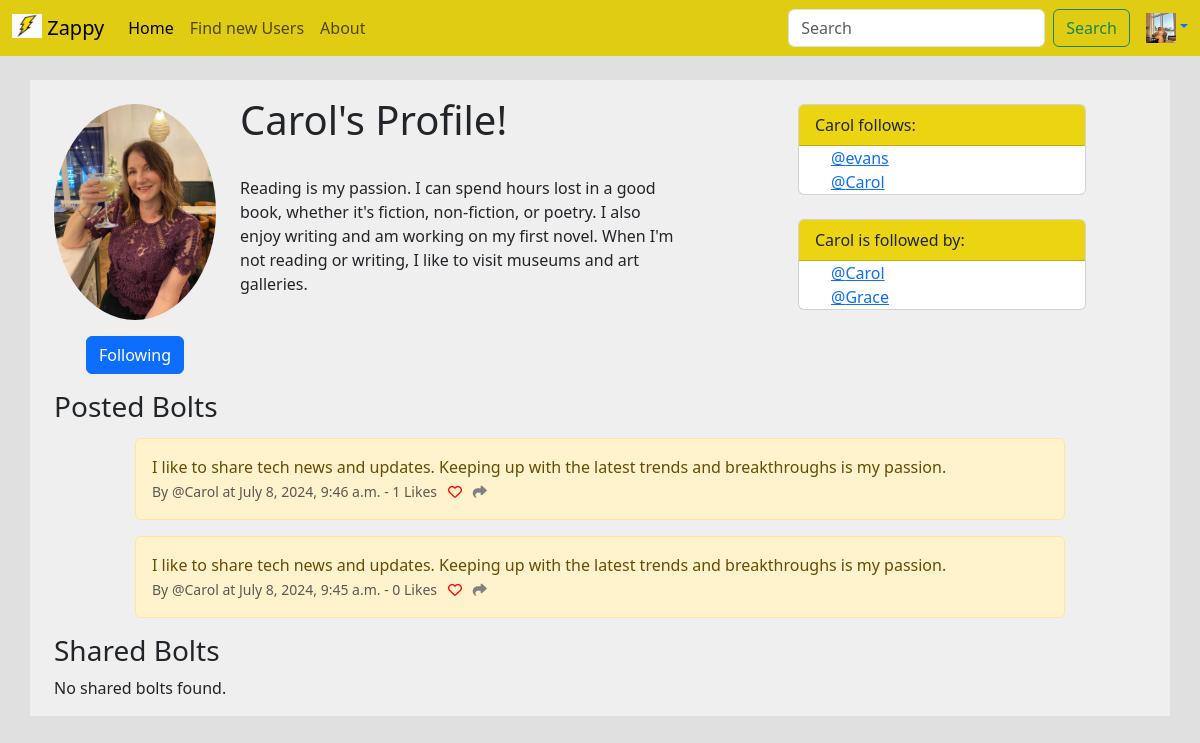
Page /profile/66 (signed in) on the committed database.
### Tclone/models.py (models this page shows, shortened)
class Profile(models.Model):
    user = models.OneToOneField(User, on_delete=models.CASCADE)
    follows = models.ManyToManyField("self", related_name="followed_by", symmetrical=False, blank=True)
    profile_image= models.ImageField(null=True,blank=True,upload_to="images/")
    profile_bio = models.CharField(null=True, blank=True, max_length=500)
    data_modified = models.DateTimeField(User, auto_now=True)
    def __str__(self):
        return self.user.username

class Bolt(models.Model):
    user = models.ForeignKey(
        User, related_name='bolts',
        on_delete=models.DO_NOTHING
        )
    body = models.CharField(max_length=250)
    created_at = models.DateTimeField(auto_now_add=True)
    likes = models.ManyToManyField(User, related_name="BoltLikes")
    def get_number_likes(self):
        return self.likes.count()

### Tclone/views.py (the view)
# urls.py: path('profile/<str:pk>', views.profile, name="profile"),
def profile(request, pk):
    if request.user.is_authenticated:
        context_dict = {}
        profile = Profile.objects.get(user=pk)
        bolts = Bolt.objects.filter(user=pk).order_by("-created_at")
        shared_bolts = SharedBolt.objects.filter(user=pk).select_related('bolt')
        context_dict['profile'] = profile
        context_dict['bolts'] = bolts
        context_dict['shared_bolts'] = shared_bolts
        if request.method == 'POST':
            if 'follow_user' in request.POST:
                request.user.profile.follows.add(profile)
            elif 'unfollow_user' in request.POST:
                request.user.profile.follows.remove(profile)
    return render(request, 'profile.html',context=context_dict)

### Tclone/templates/profile.html (shortened to what this page needs)
{% extends 'base.html' %}
{% load static %}
{% block content %}
<html>
    {% if user.is_authenticated %}
        <div class="container text-left">
            <div class="row">
                <div class="col-2 text-right mt-4">
                    {% if profile.profile_image %}
                        <img src="{{ profile.profile_image.url }}" class="img-fluid rounded-circle">
                    {% else %}
                        <img src="{% static 'images/blankprofile.jpg' %}" class="img-fluid rounded-circle">
                    {% endif %}
                    <div class="row mt-3">
                        <div class="col-12 text-center">
                            <form method="post" action="{% url 'profile' profile.user.id %}">
                                {% if profile in user.profile.follows.all %}
                                    <button class="btn btn-primary" type="submit">Following</button>
                                {% else %}
                                    <input type="hidden" name="follow_user" value="{{ profile.user.id }}">
                                    <button class="btn btn-primary" type="submit">Follow</button>
                                {% endif %}
                            </form>
                        </div>
                    </div>
                </div>
                <div class="col-5 text-left mt-3">
                    <h1>{{ profile.user.username }}'s Profile!</h1>
                    <p>{{ profile.profile_bio }}</p>
                </div>
                <div class="col-1"></div>
                <div class="col-4 mt-4">
                    <body>
                        <div class="card " style="width: 18rem;">
                            <div class="card-header" style="background-color: #ebd512;">
                                {{ profile.user }} follows:
                            </div>
                            {% if profile.follows %}
                                <ul class="list-group list-group-flush">
                                    <ul>
                                        {% for followed_user in profile.follows.all|slice:":3" %}
                                            <a href="{% url 'profile' followed_user.user.id %}">@{{ followed_user }}</a></br>
                                        {% endfor %}
                                    </ul>
                                </ul>
                            {% else %}
                                <p>{{profile.user}} are not following anyone yet.</p>
                            {% endif %}
                        </div>
                        <div class="card " style="width: 18rem;">
                            <div class="card-header" style="background-color: #ebd512;">
                                {{ profile.user }} is followed by:</br>
                            </div>
                            {% if profile.followed_by %}
                                <ul class="list-group list-group-flush">
                                    <ul>
                                        {% for followed_user in profile.followed_by.all|slice:":3" %}
                                        <a href="{% url 'profile' followed_user.user.id %}">@{{ followed_user }}</a></br>
                                        {% endfor %}
                                    </ul>
                            {% else %}
                                <p>{{profile.user}} is not followed by anyone yet.</p>
                            {% endif %}
                        </div>
                    </body>
                </div>
            </div>
            <div class="row mt-3">
                    <h3>Posted Bolts</h3></br></br>
                    {% if bolts %}
                        {%for bolt in bolts %}
                        <div class="col-1"></div>
                            <div class="alert alert-warning col-10" role="alert">
                                {{bolt.body}}<br/>
                                <small class="text-muted">
                                    By @{{bolt.user}} at {{bolt.created_at}} - {{bolt.get_number_likes}} Likes
                                    &nbsp;
                                    {% if user in bolt.likes.all %}
                                        <a href="{% url 'bolt_like' bolt.id %}">
                                        <i class="fa-solid fa-heart" style="color:red"></i></a>
                                    {% else %}
                                        <a href="{% url 'bolt_like' bolt.id %}">
                                        <i class="fa fa-heart-o" style="color:red"></i></a>
                                    {% endif %}
                                    <a href="{% url 'bolt_share' bolt.id %}">
                                    <i class="fa-solid fa-share" style="color:grey" ></i></a>
                                </small>
                            </div>
                        <div class="col-1"></div>
                        {% endfor %}
                    {% endif %}
                        <h3>Shared Bolts</h3>
                        {% if shared_bolts %}
                            {% for shared_bolt in shared_bolts %}
                            <div class="col-1"></div>
                                <div class="alert alert-info col-10" role="alert">
                                    {{ shared_bolt.bolt.body }}<br/>
                                    <small class="text-muted">
                                        Shared by @{{ shared_bolt.user.username }}<br/>
                                        {{ shared_bolt.bolt.created_at }} - Originally by @{{ shared_bolt.bolt.user.username }}  - {{ shared_bolt.bolt.get_number_likes }} Likes
                                        {% if user in shared_bolt.bolt.likes.all %}
                                            <a href="{% url 'bolt_like' shared_bolt.bolt.id %}">
                                                <i class="fa-solid fa-heart" style="color:red"></i>
                                            </a>
                                        {% else %}
                                            <a href="{% url 'bolt_like' shared_bolt.bolt.id %}">
                                                <i class="fa fa-heart-o" style="color:red"></i>
                                            </a>
                                        {% endif %}
                                    </small>
                                </div>
                            <div class="col-1"></div>
                            {% endfor %}
                        {% else %}
                            <p>No shared bolts found.</p>
                        {% endif %}
            </div>
        </div>
    {% else %}
        <div class="alert alert-warning" role="alert">
            You must be logged in to see this page.
            <a href="login">Login</a>
        </div>
    {% endif %}
</html>
{% endblock %}

### Tclone/templates/navbar.html (shortened to what this page needs)
{% load static %}
<nav class="navbar navbar-expand-lg navbar-light" style="background-color: #e0cc12;">
    <div class="container-fluid">
      <a class="navbar-brand" href="/"><img src="{% static 'images/logo.jpg' %}" alt="Logo" width="30" height="24" class="d-inline-block align-text-top">
        Zappy</a>
      <div class="collapse navbar-collapse" id="navbarSupportedContent">
        <ul class="navbar-nav me-auto mb-2 mb-lg-0">
          <li class="nav-item">
            <a class="nav-link active" aria-current="page" href="/">Home</a>
          </li>
          <li class="nav-item">
            <a class="nav-link" href="{% url 'profile_list' %}">Find new Users</a>
          </li>
          <li class="nav-item">
            <a class="nav-link" href="{% url 'about' %}">About</a>
          </li>
        </ul>
        <form class="d-flex me-3" role="search" action="{% url 'search' %}" method="get">
          <input class="form-control me-2" type="search" placeholder="Search" aria-label="Search" name="search_query">
          <button class="btn btn-outline-success"  type="submit">Search</button>
        </form>
        {% if user.is_authenticated %}
          {% if user.profile.profile_image %}
            <a class="dropdown-toggle" role="button" data-bs-toggle="dropdown" aria-expanded="false"> <img src="{{ user.profile.profile_image.url }}" alt="" width="30" height="30"></a>
          {% else %}
            <a class="dropdown-toggle" role="button" data-bs-toggle="dropdown" aria-expanded="false"> <img src="{% static 'images/blankprofile.jpg' %}" alt="" width="30" height="30"></a>
          {% endif %}
        {% else %}
          <a class="dropdown-toggle" role="button" data-bs-toggle="dropdown" aria-expanded="false"> <img src="{% static 'images/blankprofile.jpg' %}" alt="" width="30" height="30"></a>
            <ul class="dropdown-menu dropdown-menu-end">
              <li><a href="login">Login</a></li>
            </ul>
        {% endif %}
      </div>
    </div>
  </nav>

### rows in the picture
Profile: profile_image (picture), user.username "Carol", profile_bio "Reading is my passion. I can spend hours lost in a good book, whether it's fiction, non-fiction, or poetry. I also enjoy writing and am working on my first novel. When I'm not reading or writing, I like to visit museums and art galleries.", user "Carol"
Profile: user.username "evans"
Profile: user.username "Grace"
Bolt: body "I like to share tech news and updates. Keeping up with the latest trends and breakthroughs is my passion.", user "Carol", created_at "July 8, 2024, 9:46 a.m.", get_number_likes "1"
Bolt: body "I like to share tech news and updates. Keeping up with the latest trends and breakthroughs is my passion.", user "Carol", created_at "July 8, 2024, 9:45 a.m.", get_number_likes "0"
